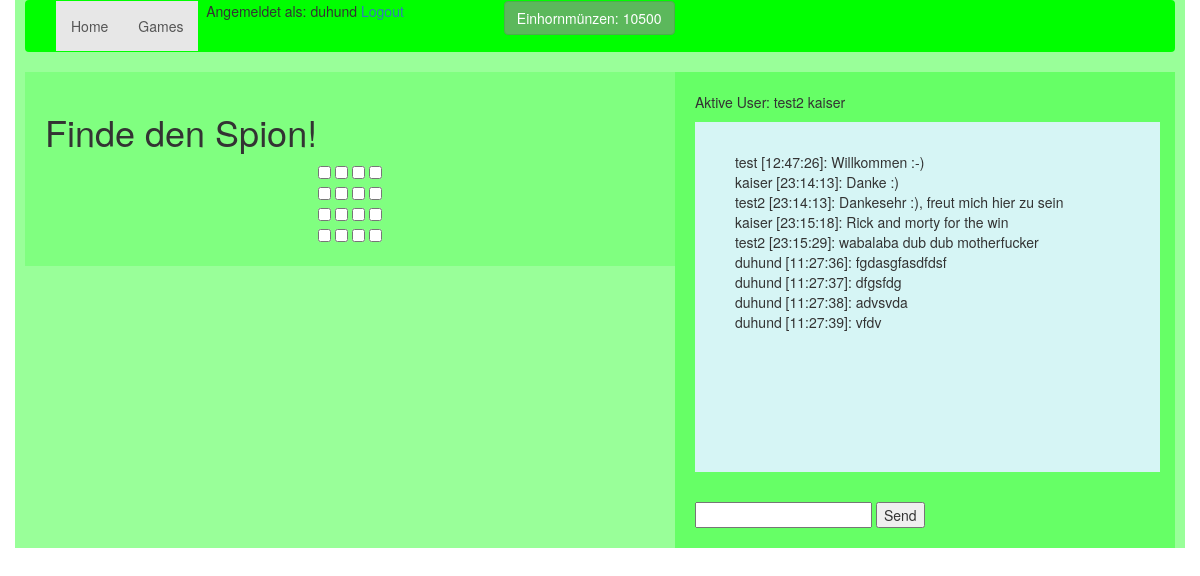
The app's page /games (signed in) with its own data.
### lucky/database.py (models this page shows, shortened)
class user(db.Model, UserMixin):
    id = db.Column(db.Integer, primary_key=True)
    username = db.Column(db.String(80), unique=True)
    email = db.Column(db.String(120), unique=True)
    password = db.Column(db.String(120))
    money = db.Column(db.Integer, default=5000)
    logged_in = db.Column(db.Integer, default=0)

class chat(db.Model):
    id = db.Column(db.Integer, primary_key=True)
    user_id= db.Column(db.Integer, db.ForeignKey('user.id'))
    message = db.Column(db.String(500))
    timestamp = db.Column(db.String(10), index=True)
    datestamp = db.Column(db.String(10), index=True)

### lucky/routes.py (the view)
@app.route('/games')
@login_required
def games():
    return render_template('games.html',messages=chat.query.all(),user=user.query.all())

### lucky/functions.py (called while the page is built)
@login_manager.user_loader
def user_loader(id):
    return user.query.get(int(id))

### lucky/templates/games.html (shortened to what this page needs)
{% extends "base.html" %}
{% block content %}
    <h1>Finde den Spion!</h1>
     <CENTER>
     <FORM method="POST" name="searchb">
     <input type=checkbox onClick="javascript:search('x1y1', this);">
     <input type=checkbox onClick="javascript:search('x1y2', this);">
     <input type=checkbox onClick="javascript:search('x1y3', this);">
     <input type=checkbox onClick="javascript:search('x1y4', this);"><br>
     <input type=checkbox onClick="javascript:search('x2y1', this);">
     <input type=checkbox onClick="javascript:search('x2y2', this);">
     <input type=checkbox onClick="javascript:search('x2y3', this);">
     <input type=checkbox onClick="javascript:search('x2y4', this);"><br>
     <input type=checkbox onClick="javascript:search('x3y1', this);">
     <input type=checkbox onClick="javascript:search('x3y2', this);">
     <input type=checkbox onClick="javascript:search('x3y3', this);">
     <input type=checkbox onClick="javascript:search('x3y4', this);"><br>
     <input type=checkbox onClick="javascript:search('x4y1', this);">
     <input type=checkbox onClick="javascript:search('x4y2', this);">
     <input type=checkbox onClick="javascript:search('x4y3', this);">
     <input type=checkbox onClick="javascript:search('x4y4', this);">
     </FORM>
     </CENTER>
     {% endblock %}

### lucky/templates/base.html (shortened to what this page needs)
<!DOCTYPE html>
<html>
 <head>
	<link href="static/bootstrap.css" rel="stylesheet" media="screen">
 </head>
 <body>
    <div class="container">
     <nav class="navbar navbar-default">
  <div class="container-fluid">
    <div class="collapse navbar-collapse" id="bs-example-navbar-collapse-1">
      <ul class="nav navbar-nav">
        <li class="active"><a href="/">Home <span class="sr-only">(current)</span></a></li>
        <li class="active"><a href="/games">Games <span class="sr-only">(current)</span></a></li>
        <li class="active">          	 {% if current_user.is_authenticated %}
		         <p>&nbsp Angemeldet als: {{ current_user.username }}&nbsp </p></li>
                <btn style="margin-left:100px; "class="btn btn-success btn-large">Einhornmünzen: <span id="mycash">{{ current_user.money }}</span></btn>
		<li class="active"><p><a href="{{ url_for('.logout') }}">Logout</a></p>
		            {% else %}
		         <p><a href="{{ url_for('.login') }}">Login</a></p>
		         <p><a href="{{ url_for('.register') }}">Registrierung</a></p>
	                {% endif %}</li>
      </ul>
    </div>
  </div>
</nav>
	<div class="content">
	 {% block content %}	{% endblock %}
</div>
		<div class="chat_out">
			<p>Aktive User: {% for active in user %}
    		{% if active.logged_in == 1 %}
        	{{ active.username }}
    		{% endif %}
{% endfor %}</p>
            <div class="chat_in">
            <ul id="messages" style="list-style:none;">
		        {% for msg in messages %}
		 	    <li>{% for id in user %}{% if msg.user_id == id.id %}{{ id.username }} {% endif %}{% endfor %}
					[{{ msg.timestamp }}]: {{ msg.message }}</li>
		        {% endfor %}
	        </ul>
            </div>
        	{% if current_user.is_authenticated %}
	 <input type="text" id="myMessage">
	 <button id="sendbutton">Send</button>
 	{% endif %}
             </div>
     	</div>
 </body>
</html>

### records on screen
user: username "duhund", money "10500"
user: username "test2"
user: username "kaiser"
chat: timestamp "12:47:26", message "Willkommen :-)"
user: username "test"
chat: timestamp "23:14:13", message "Danke :)"
chat: timestamp "23:14:13", message "Dankesehr :), freut mich hier zu sein"
chat: timestamp "23:15:18", message "Rick and morty for the win"
chat: timestamp "23:15:29", message "wabalaba dub dub motherfucker"
chat: timestamp "11:27:36", message "fgdasgfasdfdsf"
chat: timestamp "11:27:37", message "dfgsfdg"
chat: timestamp "11:27:38", message "advsvda"
chat: timestamp "11:27:39", message "vfdv"
